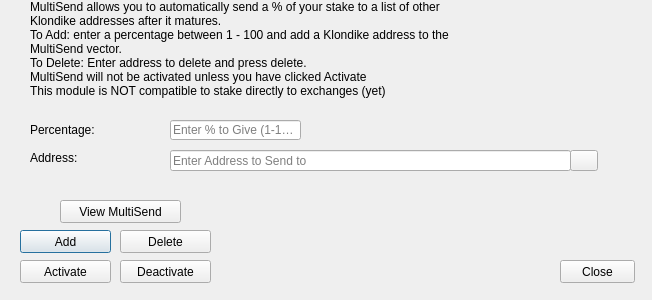
<?xml version="1.0" encoding="UTF-8"?>
<ui version="4.0">
 <class>StakeForCharityDialog</class>
 <widget class="QDialog" name="StakeForCharityDialog">
  <property name="windowModality">
   <enum>Qt::NonModal</enum>
  </property>
  <property name="geometry">
   <rect>
    <x>0</x>
    <y>0</y>
    <width>652</width>
    <height>300</height>
   </rect>
  </property>
  <property name="windowTitle">
   <string>MultiSend</string>
  </property>
  <widget class="QLineEdit" name="charityPercentEdit">
   <property name="geometry">
    <rect>
     <x>170</x>
     <y>120</y>
     <width>131</width>
     <height>20</height>
    </rect>
   </property>
   <property name="toolTip">
    <string>Enter whole numbers 1 - 100</string>
   </property>
   <property name="placeholderText">
    <string>Enter % to Give (1-100)</string>
   </property>
  </widget>
  <widget class="QLineEdit" name="charityAddressEdit">
   <property name="geometry">
    <rect>
     <x>170</x>
     <y>150</y>
     <width>401</width>
     <height>21</height>
    </rect>
   </property>
   <property name="toolTip">
    <string/>
   </property>
   <property name="placeholderText">
    <string>Enter Address to Send to</string>
   </property>
  </widget>
  <widget class="QLabel" name="label_2">
   <property name="geometry">
    <rect>
     <x>30</x>
     <y>0</y>
     <width>451</width>
     <height>121</height>
    </rect>
   </property>
   <property name="lineWidth">
    <number>1</number>
   </property>
   <property name="text">
    <string>MultiSend allows you to automatically send a % of your stake to a list of other Klondike addresses after it matures.
To Add: enter a percentage between 1 - 100 and add a Klondike address to the MultiSend vector. 
To Delete: Enter address to delete and press delete.
MultiSend will not be activated unless you have clicked Activate
This module is NOT compatible to stake directly to exchanges (yet)</string>
   </property>
   <property name="alignment">
    <set>Qt::AlignLeading|Qt::AlignLeft|Qt::AlignTop</set>
   </property>
   <property name="wordWrap">
    <bool>true</bool>
   </property>
  </widget>
  <widget class="QLabel" name="message">
   <property name="geometry">
    <rect>
     <x>240</x>
     <y>200</y>
     <width>381</width>
     <height>91</height>
    </rect>
   </property>
   <property name="text">
    <string/>
   </property>
  </widget>
  <widget class="QPushButton" name="addButton">
   <property name="geometry">
    <rect>
     <x>20</x>
     <y>230</y>
     <width>91</width>
     <height>23</height>
    </rect>
   </property>
   <property name="toolTip">
    <string/>
   </property>
   <property name="statusTip">
    <string>Add to MultiSend Vector</string>
   </property>
   <property name="text">
    <string>Add</string>
   </property>
  </widget>
  <widget class="QPushButton" name="disableButton">
   <property name="geometry">
    <rect>
     <x>120</x>
     <y>260</y>
     <width>91</width>
     <height>23</height>
    </rect>
   </property>
   <property name="statusTip">
    <string>Deactivate MultiSend</string>
   </property>
   <property name="text">
    <string>Deactivate</string>
   </property>
  </widget>
  <widget class="QPushButton" name="addressBookButton">
   <property name="geometry">
    <rect>
     <x>570</x>
     <y>150</y>
     <width>28</width>
     <height>21</height>
    </rect>
   </property>
   <property name="toolTip">
    <string>Choose an address from the address book</string>
   </property>
   <property name="text">
    <string/>
   </property>
   <property name="icon">
    <iconset resource="../bitcoin.qrc">
     <normaloff>:/icons/address-book</normaloff>:/icons/address-book</iconset>
   </property>
   <property name="shortcut">
    <string>Alt+A</string>
   </property>
   <property name="autoDefault">
    <bool>false</bool>
   </property>
  </widget>
  <widget class="QLabel" name="label">
   <property name="geometry">
    <rect>
     <x>30</x>
     <y>120</y>
     <width>121</width>
     <height>20</height>
    </rect>
   </property>
   <property name="toolTip">
    <string>Percentage of stake to send</string>
   </property>
   <property name="text">
    <string>Percentage:</string>
   </property>
  </widget>
  <widget class="QLabel" name="label_5">
   <property name="geometry">
    <rect>
     <x>30</x>
     <y>150</y>
     <width>111</width>
     <height>16</height>
    </rect>
   </property>
   <property name="toolTip">
    <string>Address to send portion of stake to</string>
   </property>
   <property name="text">
    <string>Address:</string>
   </property>
  </widget>
  <widget class="QPushButton" name="deleteButton">
   <property name="geometry">
    <rect>
     <x>120</x>
     <y>230</y>
     <width>91</width>
     <height>23</height>
    </rect>
   </property>
   <property name="toolTip">
    <string/>
   </property>
   <property name="statusTip">
    <string>Delete Address From MultiSend Vector</string>
   </property>
   <property name="text">
    <string>Delete</string>
   </property>
  </widget>
  <widget class="QPushButton" name="activateButton">
   <property name="geometry">
    <rect>
     <x>20</x>
     <y>260</y>
     <width>91</width>
     <height>23</height>
    </rect>
   </property>
   <property name="statusTip">
    <string>Activate MultiSend</string>
   </property>
   <property name="text">
    <string>Activate</string>
   </property>
  </widget>
  <widget class="QPushButton" name="viewButton">
   <property name="geometry">
    <rect>
     <x>60</x>
     <y>200</y>
     <width>121</width>
     <height>23</height>
    </rect>
   </property>
   <property name="toolTip">
    <string/>
   </property>
   <property name="statusTip">
    <string>View MultiSend Vector</string>
   </property>
   <property name="text">
    <string>View MultiSend</string>
   </property>
  </widget>
     <widget class="QPushButton" name="closeButton">
      <property name="geometry">
       <rect>
        <x>560</x>
        <y>260</y>
        <width>75</width>
        <height>23</height>
       </rect>
      </property>
      <property name="text">
       <string>Close</string>
      </property>
     </widget>
 </widget>
 <resources>
  <include location="../bitcoin.qrc"/>
 </resources>
 <connections/>
</ui>
